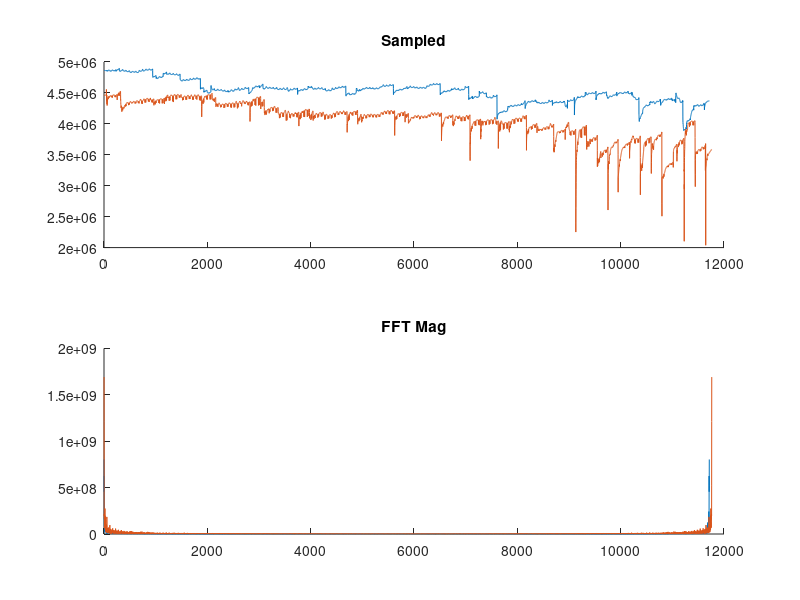

The MATLAB script that drew this image:

clear all
clc

Fs=10
Ts=1/Fs


%% SAMPLES
tchNSamps = csvread('NotTouching.csv');
tchYSamps = csvread('Touching.csv');
sampledLabel = {'Not Touching', 'Touching'};
sampled = {tchNSamps, tchYSamps};
% \todo adjust lengths and starting points


% % Test synthetic samples
% t = linspace(0, 60*30, length(tchNSamps));
% testFreqs = [0 3 6 9 10 12];
% testSamps = linspace(0, 0, length(t));
% for i=1:length(testFreqs)
%   testSamps = testSamps+ sin(2*pi*testFreqs(i)*t) / 2;
% end
% 
% % sampled = {tchNSamps, testSamps};


%% FFTs
% Not Touching samples
tchNY=fft(tchNSamps);
tchNM=abs(tchNY);
tchNP=angle(tchNY);
tchNF = (0:length(tchNY)-1)*Ts/length(tchNY);

% Touching samples
tchYY=fft(tchYSamps);
tchYM=abs(tchYY);
tchYP=angle(tchYY);
tchYF = (0:length(tchYY)-1)*Ts/length(tchYY);

% %Test samples
% testY=fft(testSamps);
% testM=abs(testY);
% testP=angle(testY);
% testF = (0:length(testY)-1)*Ts/length(testY);

ffts = {tchNM(2:end), tchYM(2:end)};


% %% FILTERS
% 
% % Simple differential
% tchND1 = diff(tchNSamps);
% testD1 = diff(testSamps);
% 
% 
% % Differentiator 
% fltOrder=50;
% diffedFreqs=0.25;
% passBand=Fs*diffedFreqs;
% stopBFreqs=0.1;
% stopBand=passBand+Fs*stopBFreqs;
% 
% d0 = fdesign.differentiator('N,Fp,Fst',fltOrder,passBand,stopBand,Fs);
% Hd0 = design(d0,'equiripple','SystemObject',true);
% % hfvt = fvtool(Hd0,Hd1,'MagnitudeDisplay','zero-phase', 'FrequencyRange','[0, Fs/2)');
% % legend(hfvt,'No stopband weighting','Stopband weighting');
% 
% tchNHd0=filter(Hd0.Numerator, 1, tchNSamps);
% testHd0=filter(Hd0.Numerator, 1, testSamps);
% 
% % HPF
% Fstop = 4.5;
% Fpass = 4.7;
% Astop = 20;
% Apass = 0.5;
% 
% dHPF0 = designfilt('highpassfir','StopbandFrequency',Fstop, ...
%   'PassbandFrequency',Fpass,'StopbandAttenuation',Astop, ...
%   'PassbandRipple',Apass,'SampleRate',Fs,'DesignMethod','equiripple');
% HPF0Order = length(dHPF0.Coefficients);
% % fvtool(dHPF0)
% tchNHPF0=filter(dHPF0, tchNSamps);
% testHPF0=filter(dHPF0, testSamps);
% 
% Astop = 50;
% dHPF1 = designfilt('highpassfir','StopbandFrequency',Fstop, ...
%   'PassbandFrequency',Fpass,'StopbandAttenuation',Astop, ...
%   'PassbandRipple',Apass,'SampleRate',Fs,'DesignMethod','equiripple');
% HPF1Order = length(dHPF1.Coefficients);
% tchNHPF1=filter(dHPF1, tchNSamps);
% testHPF1=filter(dHPF1, testSamps);
% 
% 
% %! nFilters must match the number of cols in "filtered" (cells)
% filterLabels = {   'Differentiator'     , 'D1'         , 'HPF 0'                , 'HPF 1'                  };
% filtered     = {{  tchNHd0(fltOrder:end), tchND1(2:end), tchNHPF0(HPF1Order:end), tchNHPF1(HPF1Order:end)  },
%                 {  testHd0(fltOrder:end), testD1(2:end), testHPF0(HPF1Order:end), testHPF1(HPF1Order:end)  }};
% 

figure()
%% PLOTS
for i=1:length(sampled)
  % figure(i)
  subplot(2,1,1)
  hold on
  plot(sampled{i})
  title('Sampled')

  % subplot(3,1,2)
  % hold on
  %   for j=1:length(filterLabels)
  %     plot(filtered{i}{j})
  %     pause
  %   end  
  % legend('show')
  % legend(filterLabels)
  % title('Filtered')
  
  subplot(2,1,2)
  hold on
  plot(ffts{i})
  title('FFT Mag')
end

 